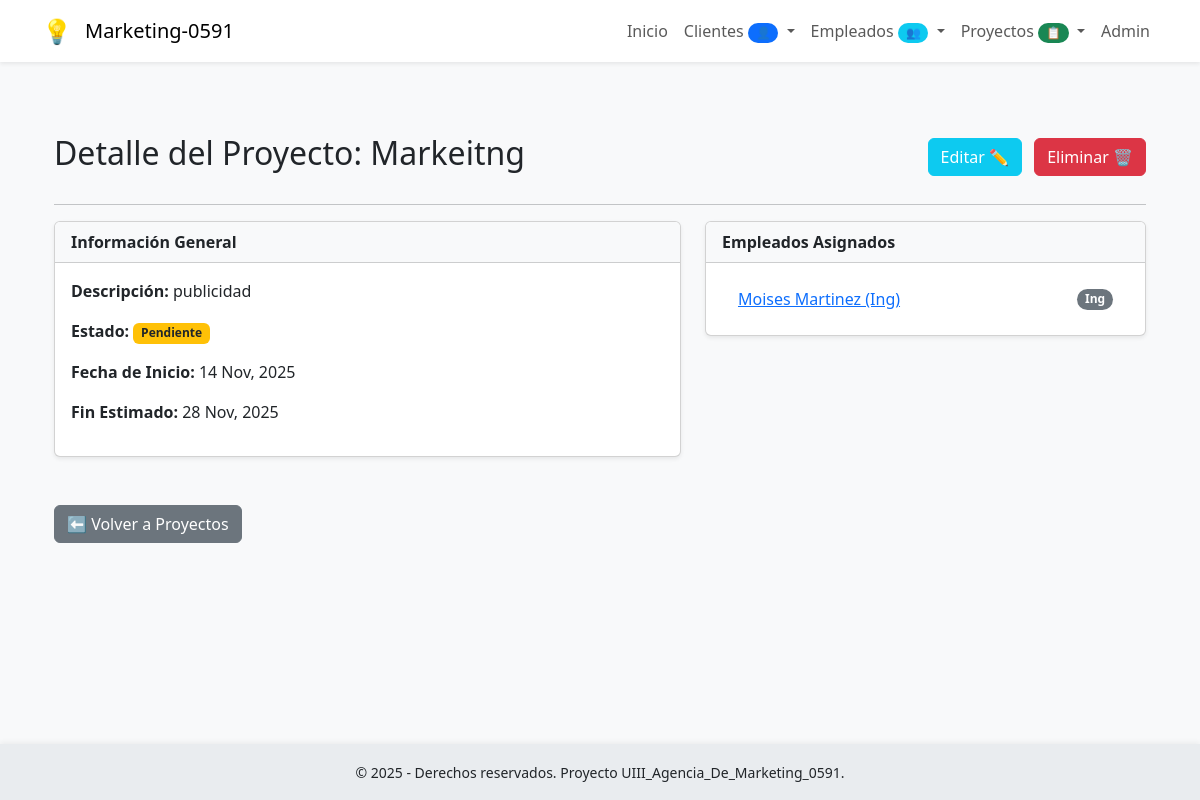
Page /empleados/proyecto/2/detalle/ on the committed database.
### app_empleados/models.py (models this page shows, shortened)
class Proyecto(models.Model):
    ESTADO_CHOICES = [
        ('Pendiente', 'Pendiente'),
        ('En Progreso', 'En Progreso'),
        ('Completado', 'Completado'),
        ('Cancelado', 'Cancelado'),
    ]
    nombre = models.CharField(max_length=200)
    descripcion = models.TextField()
    fecha_inicio = models.DateField()
    fecha_fin_estimada = models.DateField()
    estado = models.CharField(
        max_length=20,
        choices=ESTADO_CHOICES,
        default='Pendiente'
    )
    empleados = models.ManyToManyField(
        Empleado,
        related_name='proyectos',
    )
    class Meta:
        verbose_name = "Proyecto"
        verbose_name_plural = "Proyectos"

class Empleado(models.Model):
    nombre = models.CharField(max_length=100)
    apellido = models.CharField(max_length=100)
    cargo = models.CharField(max_length=100)
    fecha_contratacion = models.DateField()
    email = models.EmailField(unique=True)
    telefono = models.CharField(max_length=15, blank=True, null=True) # Se permite vacío
    salario = models.DecimalField(max_digits=10, decimal_places=2, blank=True, null=True) # Salario como Decimal
    area = models.CharField(max_length=100, default='Sin Asignar') # Área de trabajo
    class Meta:
        verbose_name = "Empleado"
        verbose_name_plural = "Empleados"
    def __str__(self):
        return f"{self.nombre} {self.apellido} ({self.cargo})"

### app_empleados/views.py (the view)
# urls.py: path('proyecto/<int:pk>/detalle/', views.proyecto_detalle, name='proyecto_detalle'),
def proyecto_detalle(request, pk):
    proyecto = get_object_or_404(Proyecto, pk=pk)
    return render(request, 'proyectos/proyecto_detalle.html', {'proyecto': proyecto})

### app_empleados/templates/proyectos/proyecto_detalle.html
{% extends "base.html" %}
{% block content %}
<div class="container mt-5">
    <div class="d-flex justify-content-between align-items-center mb-4">
        <h2>Detalle del Proyecto: {{ proyecto.nombre }}</h2>
        <div>
            <a href="{% url 'proyecto_editar' pk=proyecto.pk %}" class="btn btn-info text-white me-2">Editar ✏️</a>
            <a href="{% url 'proyecto_borrar' pk=proyecto.pk %}" class="btn btn-danger">Eliminar 🗑️</a>
        </div>
    </div>
    <hr>
    <div class="row">
        <div class="col-md-7">
            <div class="card shadow-sm mb-4">
                <div class="card-header bg-light fw-bold">Información General</div>
                <div class="card-body">
                    <p><strong>Descripción:</strong> {{ proyecto.descripcion }}</p>
                    <p>
                        <strong>Estado:</strong>
                        <span class="badge
                            {% if proyecto.estado == 'Completado' %}bg-success{% elif proyecto.estado == 'En Progreso' %}bg-primary{% elif proyecto.estado == 'Pendiente' %}bg-warning text-dark{% else %}bg-danger{% endif %}">
                            {{ proyecto.get_estado_display }}
                        </span>
                    </p>
                    <p><strong>Fecha de Inicio:</strong> {{ proyecto.fecha_inicio|date:"d M, Y" }}</p>
                    <p><strong>Fin Estimado:</strong> {{ proyecto.fecha_fin_estimada|default:"No definido"|date:"d M, Y" }}</p>
                </div>
            </div>
        </div>
        <div class="col-md-5">
            <div class="card shadow-sm">
                <div class="card-header bg-light fw-bold">Empleados Asignados</div>
                <div class="card-body">
                    {% if proyecto.empleados.all %}
                        <ul class="list-group list-group-flush">
                            {% for empleado in proyecto.empleados.all %}
                                <li class="list-group-item d-flex justify-content-between align-items-center">
                                    <a href="{% url 'empleado_detalle' pk=empleado.pk %}">{{ empleado }}</a>
                                    <span class="badge bg-secondary rounded-pill">{{ empleado.cargo }}</span>
                                </li>
                            {% endfor %}
                        </ul>
                    {% else %}
                        <p class="text-muted">No hay empleados asignados a este proyecto.</p>
                    {% endif %}
                </div>
            </div>
        </div>
    </div>
    <div class="mt-4">
        <a href="{% url 'ver_proyectos' %}" class="btn btn-secondary">⬅️ Volver a Proyectos</a>
    </div>
</div>
{% endblock %}

### app_clientes/templates/base.html (style rules this page uses)
body { background-color: #f8f9fa; min-height: 100vh; padding-bottom: 70px; position: relative; }

### rows in the picture
Proyecto: nombre "Markeitng", descripcion "publicidad", estado "Pendiente", fecha_inicio "14 Nov, 2025", fecha_fin_estimada "28 Nov, 2025"
Empleado: nombre+apellido+cargo "Moises Martinez (Ing)", cargo "Ing"
